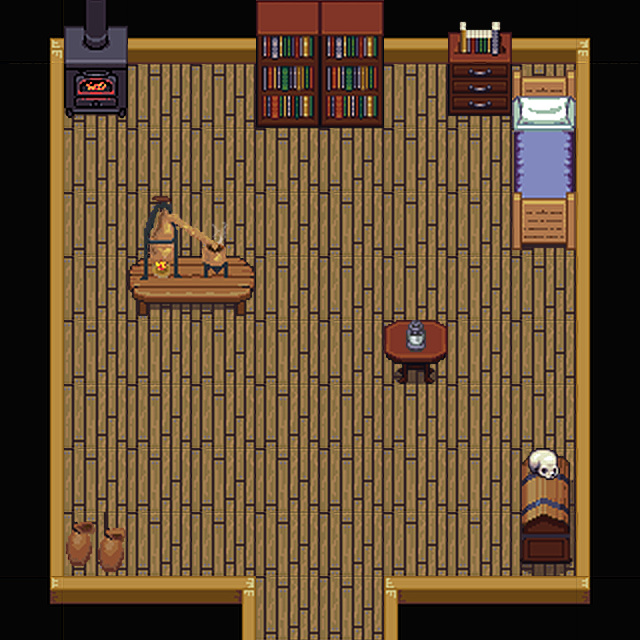

A level layout from a 2D game, rendered from its tile map. Below: a short description, then the map file with tile-grid data replaced by summaries:
An orthogonal 10x10 tile map with 64x64 px tiles, 4 tile layers (Floor, Items 1, Items 2, Character).

<map version="1.0" orientation="orthogonal" renderorder="right-down" width="10" height="10" tilewidth="64" tileheight="64">
 <tileset firstgid="1" name="Guild House" tilewidth="64" tileheight="64">
  <image source="interior64.png" width="1024" height="1024" />
  <tile id="2">
   <properties>
    <property name="blocked" value="" />
   </properties>
  </tile>
  <tile id="3">
   <properties>
    <property name="blocked" value="" />
   </properties>
  </tile>
  <tile id="4">
   <properties>
    <property name="blocked" value="" />
   </properties>
  </tile>
  <tile id="13">
   <properties>
    <property name="blocked" value="" />
   </properties>
  </tile>
  <tile id="16">
   <properties>
    <property name="blocked" value="" />
   </properties>
  </tile>
  <tile id="17">
   <properties>
    <property name="blocked" value="" />
   </properties>
  </tile>
  <tile id="18">
   <properties>
    <property name="blocked" value="" />
   </properties>
  </tile>
  <tile id="19">
   <properties>
    <property name="blocked" value="" />
   </properties>
  </tile>
  <tile id="20">
   <properties>
    <property name="blocked" value="" />
   </properties>
  </tile>
  <tile id="29">
   <properties>
    <property name="blocked" value="" />
   </properties>
  </tile>
  <tile id="32">
   <properties>
    <property name="blocked" value="" />
   </properties>
  </tile>
  <tile id="33">
   <properties>
    <property name="blocked" value="" />
   </properties>
  </tile>
  <tile id="35">
   <properties>
    <property name="blocked" value="" />
   </properties>
  </tile>
  <tile id="45">
   <properties>
    <property name="blocked" value="" />
   </properties>
  </tile>
  <tile id="97">
   <properties>
    <property name="blocked" value="" />
   </properties>
  </tile>
  <tile id="100">
   <properties>
    <property name="blocked" value="" />
   </properties>
  </tile>
  <tile id="113">
   <properties>
    <property name="blocked" value="" />
   </properties>
  </tile>
  <tile id="116">
   <properties>
    <property name="blocked" value="" />
   </properties>
  </tile>
  <tile id="138">
   <properties>
    <property name="blocked" value="" />
   </properties>
  </tile>
  <tile id="154">
   <properties>
    <property name="blocked" value="" />
   </properties>
  </tile>
  <tile id="155">
   <properties>
    <property name="blocked" value="" />
   </properties>
  </tile>
  <tile id="192">
   <properties>
    <property name="blocked" value="" />
   </properties>
  </tile>
  <tile id="193">
   <properties>
    <property name="blocked" value="" />
   </properties>
  </tile>
 </tileset>
 <layer name="Floor" width="10" height="10">
  <data>[100 cells, 100 non-empty, 11 distinct tile ids]</data>
 </layer>
 <layer name="Items 1" width="10" height="10">
  <properties>
   <property name="blocked" value="" />
  </properties>
  <data>[100 cells, 19 non-empty, 17 distinct tile ids]</data>
 </layer>
 <layer name="Items 2" width="10" height="10">
  <data>[100 cells, 2 non-empty, 2 distinct tile ids]</data>
 </layer>
 <layer name="Character" width="10" height="10">
  <data>[100 cells, 0 non-empty, 0 distinct tile ids]</data>
 </layer>
</map>